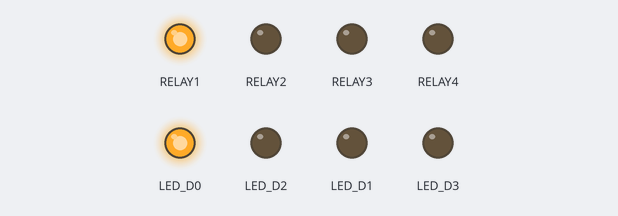
A sketch run on a simulated Arduino Opta. Parts: output pins drawn as LEDs (lit = HIGH).

Above: at 0.5 s.
At 2.5 s:
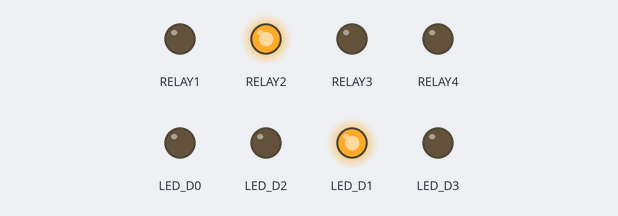
At 4.5 s:
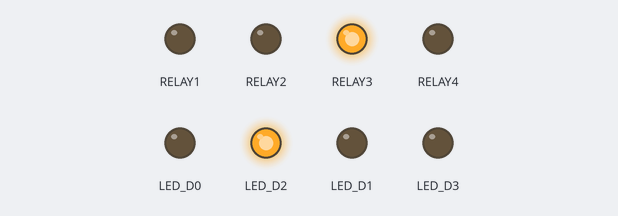
At 6.5 s:
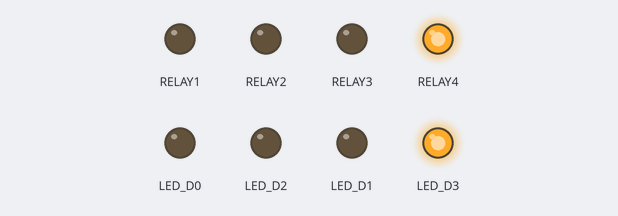
At 9.5 s:
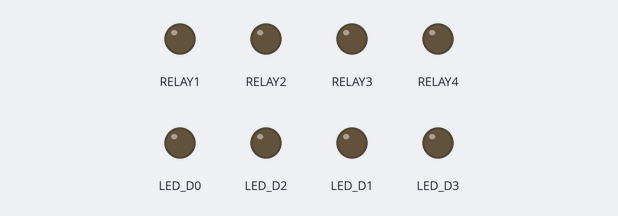
Timing chart, 0 to 10.4 s (numbered marks = the images above):
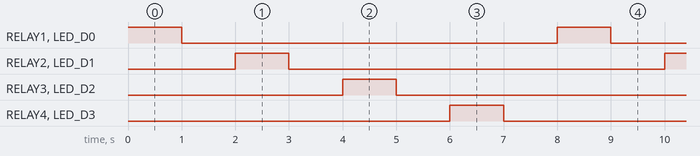

The sketch:

OPTA_OutputRelay_Test.ino
```cpp
/* Name: OUTPUT Relay for OPTA
    Purpose: Test the OUTPUT Relay for the OPTA

    Author: ARDUINO
    Student: Theodis Hill (UID:118983264)
*/

void setup() {
  pinMode(D0, OUTPUT);
  pinMode(D1, OUTPUT);
  pinMode(D2, OUTPUT);
  pinMode(D3, OUTPUT);

   pinMode(LED_D0, OUTPUT);
   pinMode(LED_D1, OUTPUT);
   pinMode(LED_D2, OUTPUT);
   pinMode(LED_D3, OUTPUT);
}

void loop() {
  digitalWrite(D0, HIGH);
  digitalWrite(LED_D0, HIGH);
  delay(1000);
  digitalWrite(D0, LOW);
  digitalWrite(LED_D0, LOW);
  delay(1000);

  digitalWrite(D1, HIGH);
  digitalWrite(LED_D1, HIGH);
  delay(1000);
  digitalWrite(D1, LOW);
  digitalWrite(LED_D1, LOW);
  delay(1000);

  digitalWrite(D2, HIGH);
  digitalWrite(LED_D2, HIGH);
  delay(1000);
  digitalWrite(D2, LOW);
  digitalWrite(LED_D2, LOW);
  delay(1000);

  digitalWrite(D3, HIGH);
  digitalWrite(LED_D3, HIGH);
  delay(1000);
  digitalWrite(D3, LOW);
  digitalWrite(LED_D3, LOW);
  delay(1000);

}
//works :)
```

Measured:
- by itself, RELAY1–4, LED_D0, LED_D2, LED_D1, LED_D3: alternates HIGH for 1.0 s and LOW for 7.0 s
- by itself, everything shown: repeats every 8.0 s, in 8 steps
